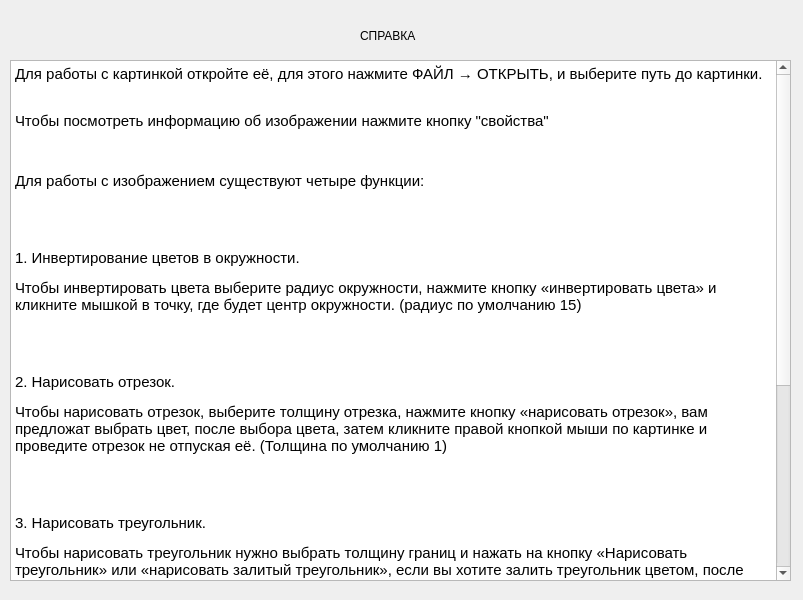
<?xml version="1.0" encoding="UTF-8"?>
<ui version="4.0">
 <class>instruction</class>
 <widget class="QDialog" name="instruction">
  <property name="geometry">
   <rect>
    <x>0</x>
    <y>0</y>
    <width>803</width>
    <height>600</height>
   </rect>
  </property>
  <property name="windowTitle">
   <string>Dialog</string>
  </property>
  <widget class="QTextBrowser" name="textBrowser">
   <property name="geometry">
    <rect>
     <x>10</x>
     <y>60</y>
     <width>781</width>
     <height>521</height>
    </rect>
   </property>
   <property name="html">
    <string>&lt;!DOCTYPE HTML PUBLIC &quot;-//W3C//DTD HTML 4.0//EN&quot; &quot;http://www.w3.org/TR/REC-html40/strict.dtd&quot;&gt;
&lt;html&gt;&lt;head&gt;&lt;meta name=&quot;qrichtext&quot; content=&quot;1&quot; /&gt;&lt;style type=&quot;text/css&quot;&gt;
p, li { white-space: pre-wrap; }
&lt;/style&gt;&lt;/head&gt;&lt;body style=&quot; font-family:'Ubuntu'; font-size:11pt; font-weight:400; font-style:normal;&quot;&gt;
&lt;p style=&quot; margin-top:12px; margin-bottom:0px; margin-left:0px; margin-right:0px; -qt-block-indent:0; text-indent:0px; line-height:100%;&quot;&gt;Для работы с картинкой откройте её, для этого нажмите ФАЙЛ → ОТКРЫТЬ, и выберите путь до картинки.&lt;/p&gt;
&lt;p style=&quot; margin-top:12px; margin-bottom:0px; margin-left:0px; margin-right:0px; -qt-block-indent:0; text-indent:0px; line-height:100%;&quot;&gt;&lt;br /&gt;Чтобы посмотреть информацию об изображении нажмите кнопку &amp;quot;свойства&amp;quot;&lt;/p&gt;
&lt;p style=&quot;-qt-paragraph-type:empty; margin-top:12px; margin-bottom:0px; margin-left:0px; margin-right:0px; -qt-block-indent:0; text-indent:0px; line-height:100%;&quot;&gt;&lt;br /&gt;&lt;/p&gt;
&lt;p style=&quot; margin-top:12px; margin-bottom:0px; margin-left:0px; margin-right:0px; -qt-block-indent:0; text-indent:0px; line-height:100%;&quot;&gt;Для работы с изображением существуют четыре функции:&lt;/p&gt;
&lt;p style=&quot; margin-top:12px; margin-bottom:0px; margin-left:0px; margin-right:0px; -qt-block-indent:0; text-indent:0px; line-height:100%;&quot;&gt;&lt;br /&gt;&lt;/p&gt;
&lt;p style=&quot; margin-top:12px; margin-bottom:0px; margin-left:0px; margin-right:0px; -qt-block-indent:0; text-indent:0px; line-height:100%;&quot;&gt;1. Инвертирование цветов в окружности.&lt;/p&gt;
&lt;p style=&quot; margin-top:12px; margin-bottom:0px; margin-left:0px; margin-right:0px; -qt-block-indent:0; text-indent:0px; line-height:100%;&quot;&gt;Чтобы инвертировать цвета выберите радиус окружности, нажмите кнопку «инвертировать цвета» и кликните мышкой в точку, где будет центр окружности. (радиус по умолчанию 15)&lt;/p&gt;
&lt;p style=&quot; margin-top:12px; margin-bottom:0px; margin-left:0px; margin-right:0px; -qt-block-indent:0; text-indent:0px; line-height:100%;&quot;&gt;&lt;br /&gt;&lt;/p&gt;
&lt;p style=&quot; margin-top:12px; margin-bottom:0px; margin-left:0px; margin-right:0px; -qt-block-indent:0; text-indent:0px; line-height:100%;&quot;&gt;2. Нарисовать отрезок.&lt;/p&gt;
&lt;p style=&quot; margin-top:12px; margin-bottom:0px; margin-left:0px; margin-right:0px; -qt-block-indent:0; text-indent:0px; line-height:100%;&quot;&gt;Чтобы нарисовать отрезок, выберите толщину отрезка, нажмите кнопку «нарисовать отрезок», вам предложат выбрать цвет, после выбора цвета, затем кликните правой кнопкой мыши по картинке и проведите отрезок не отпуская её. (Толщина по умолчанию 1)&lt;/p&gt;
&lt;p style=&quot; margin-top:12px; margin-bottom:0px; margin-left:0px; margin-right:0px; -qt-block-indent:0; text-indent:0px; line-height:100%;&quot;&gt;&lt;br /&gt;&lt;/p&gt;
&lt;p style=&quot; margin-top:12px; margin-bottom:0px; margin-left:0px; margin-right:0px; -qt-block-indent:0; text-indent:0px; line-height:100%;&quot;&gt;3. Нарисовать треугольник.&lt;/p&gt;
&lt;p style=&quot; margin-top:12px; margin-bottom:0px; margin-left:0px; margin-right:0px; -qt-block-indent:0; text-indent:0px; line-height:100%;&quot;&gt;Чтобы нарисовать треугольник нужно выбрать толщину границ и нажать на кнопку «Нарисовать треугольник» или «нарисовать залитый треугольник», если вы хотите залить треугольник цветом, после этого будет предложено выбрать цвет (сначала цвет границы, потом цвет заливки). Выберите вершины треугольника, кликнув мышкой в соответствующие точки на картинке.&lt;/p&gt;
&lt;p style=&quot; margin-top:12px; margin-bottom:0px; margin-left:0px; margin-right:0px; -qt-block-indent:0; text-indent:0px; line-height:100%;&quot;&gt;&lt;span style=&quot; color:#ef2929;&quot;&gt;WARNING: заливка треугольника работает на треугольниках с площадью до 120 тыс. пикселей.&lt;/span&gt;&lt;br /&gt;&lt;/p&gt;
&lt;p style=&quot; margin-top:12px; margin-bottom:0px; margin-left:0px; margin-right:0px; -qt-block-indent:0; text-indent:0px; line-height:100%;&quot;&gt;4. Обрезать изображение&lt;/p&gt;
&lt;p style=&quot; margin-top:12px; margin-bottom:0px; margin-left:0px; margin-right:0px; -qt-block-indent:0; text-indent:0px; line-height:100%;&quot;&gt;&lt;br /&gt;&lt;/p&gt;
&lt;p style=&quot; margin-top:12px; margin-bottom:0px; margin-left:0px; margin-right:0px; -qt-block-indent:0; text-indent:0px; line-height:100%;&quot;&gt;Для того чтобы обрезать изображение нажмите на соответствующую кнопку, затем кликните мышкой в точку, которая будет левым верхним углом нового изображения, и не отпуская кнопку мыши проведите диагонал до правого нижнего угла нового изображния.&lt;/p&gt;
&lt;p style=&quot; margin-top:12px; margin-bottom:0px; margin-left:0px; margin-right:0px; -qt-block-indent:0; text-indent:0px; line-height:100%;&quot;&gt;&lt;br /&gt;&lt;/p&gt;
&lt;p style=&quot; margin-top:12px; margin-bottom:0px; margin-left:0px; margin-right:0px; -qt-block-indent:0; text-indent:0px; line-height:100%;&quot;&gt;Вы можете сохранить изображение, нажав ФАЙЛ → СОХРАНИТЬ, и указав путь.&lt;/p&gt;&lt;/body&gt;&lt;/html&gt;</string>
   </property>
  </widget>
  <widget class="QLabel" name="label">
   <property name="geometry">
    <rect>
     <x>360</x>
     <y>20</y>
     <width>91</width>
     <height>31</height>
    </rect>
   </property>
   <property name="text">
    <string>СПРАВКА</string>
   </property>
  </widget>
 </widget>
 <resources/>
 <connections/>
</ui>
